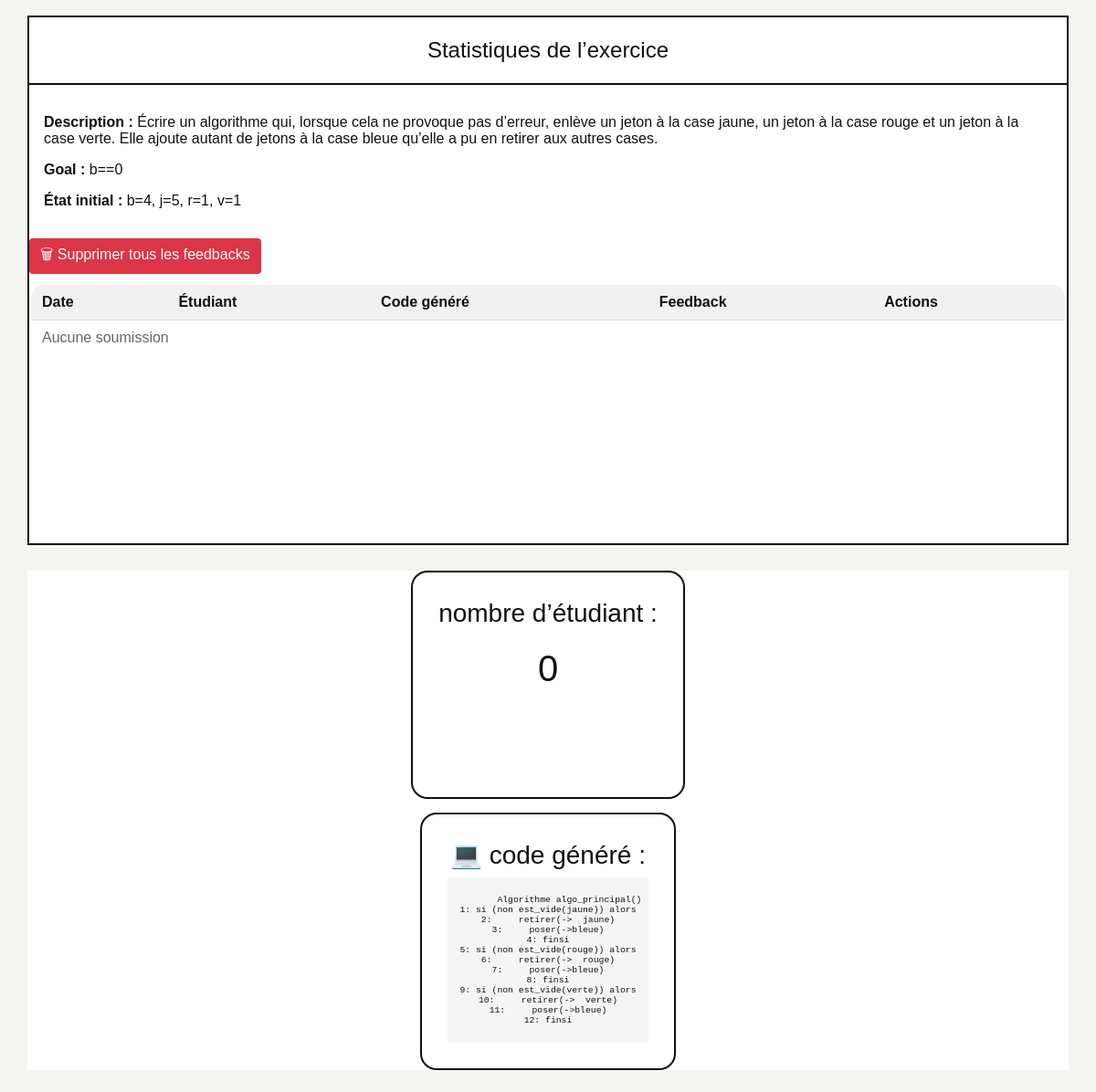
The app's page /teacher/session/7 (signed in, lower part), older data.
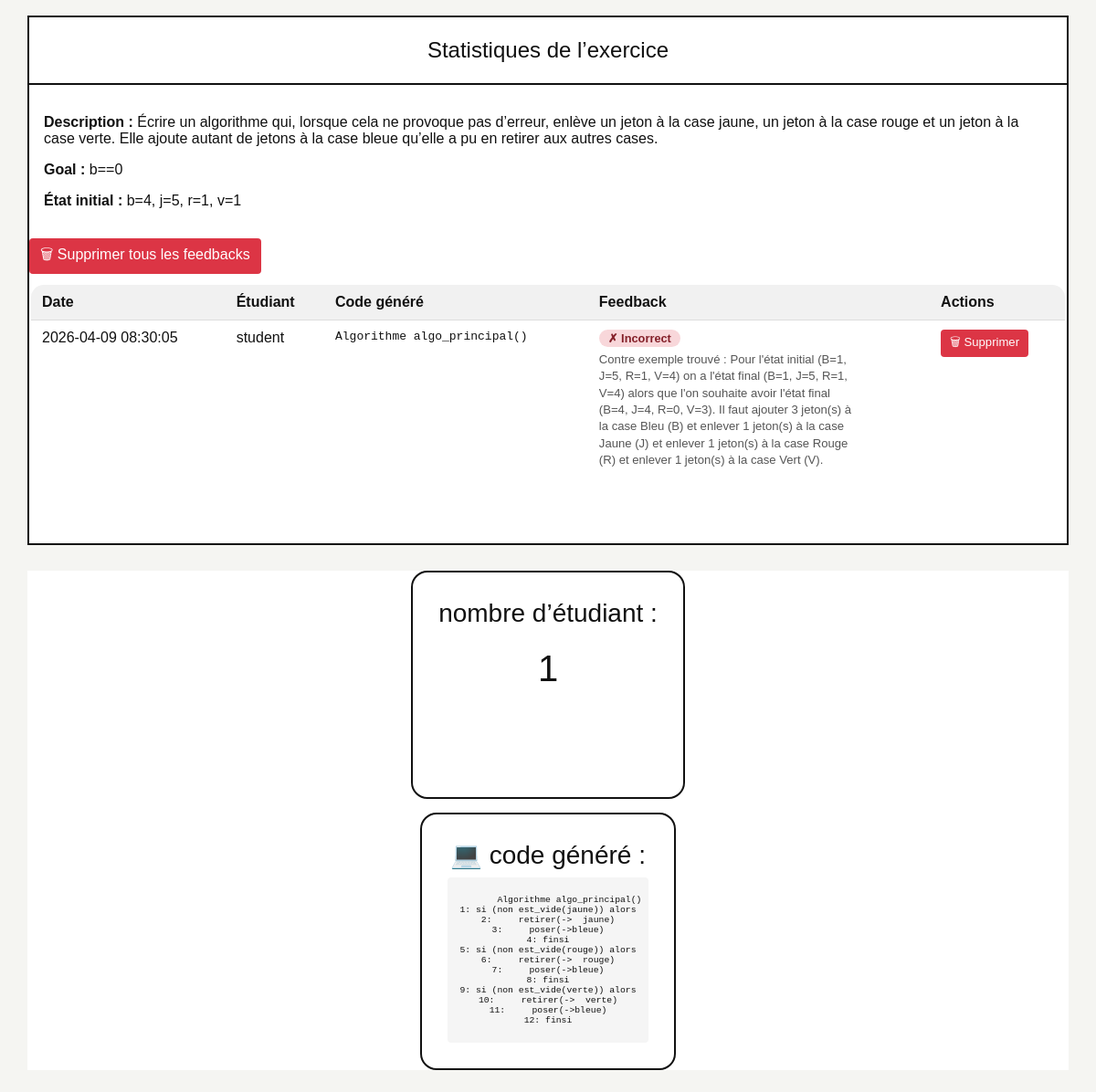
The same page, newer data.
### tables this page shows
CREATE TABLE submissions (
        id INTEGER PRIMARY KEY AUTOINCREMENT,
        exercise_id INTEGER NOT NULL,
        student_id INTEGER NOT NULL,
        blocks_json TEXT NOT NULL,
        generated_code TEXT NOT NULL,
        feedback_json TEXT,
        is_correct INTEGER NOT NULL DEFAULT 0,
        created_at DATETIME DEFAULT CURRENT_TIMESTAMP,
        FOREIGN KEY (exercise_id) REFERENCES exercises(id),
        FOREIGN KEY (student_id) REFERENCES users(id)
    );

CREATE TABLE users (
        id INTEGER PRIMARY KEY AUTOINCREMENT,
        username TEXT UNIQUE NOT NULL,
        password TEXT NOT NULL,
        role TEXT NOT NULL CHECK(role IN ('teacher','student'))
    );

### app.py (the view)
@app.route('/teacher/session/<int:exercise_id>')
@login_required('teacher')
def teacher_session(exercise_id):
    ex, _ = get_exercise(exercise_id)
    if not ex:
        return redirect(url_for('teacher_dashboard'))
    db = get_db()
    rows = db.execute('''
        SELECT s.*, u.username FROM submissions s JOIN users u ON u.id=s.student_id WHERE exercise_id=? ORDER BY created_at DESC
    ''', (exercise_id,)).fetchall()
    submissions = []
    for row in rows:
        s = dict(row)
        try:
            s['feedback'] = json.loads(s['feedback_json']) if s['feedback_json'] else {}
        except Exception:
            s['feedback'] = {}
        submissions.append(s)
    problem = json.loads(ex['problem_json'])
    pseudocode = problem.get('pseudocode_reference', '')
    return render_template('teacher_session.html',exercise=ex,submissions=submissions,pseudocode=pseudocode)

### app.py (called while the page is built)
def get_db():
    if 'db' not in g:
        g.db = sqlite3.connect(DB_PATH)
        g.db.row_factory = sqlite3.Row
    return g.db

def login_required(role=None):
    def deco(fn):
        @wraps(fn)
        def wrapper(*args, **kwargs):
            if 'user_id' not in session:
                return redirect(url_for('login'))
            if role and session.get('role') != role:
                return redirect(url_for('index'))
            return fn(*args, **kwargs)
        return wrapper
    return deco

def get_exercise(exercise_id: int):
    db = get_db()
    ex = db.execute('SELECT * FROM exercises WHERE id=?', (exercise_id,)).fetchone()
    rules = db.execute('SELECT * FROM exercise_rules WHERE exercise_id=? ORDER BY position,id', (exercise_id,)).fetchall()
    return ex, rules

### templates/teacher_session.html (shortened to what this page needs)
{% extends 'base.html' %}
{% block content %}
<div class="session-layout">
  <section class="stats-panel">
    <div class="panel-title">Statistiques de l’exercice</div>
    <div class="exercise-meta">
      <p><b>Description :</b> {{ exercise.description }}</p>
      <p><b>Goal :</b> {{ exercise.goal_condition }}</p>
      <p><b>État initial :</b> b={{ exercise.init_b }}, j={{ exercise.init_j }}, r={{ exercise.init_r }}, v={{
        exercise.init_v }}</p>
    </div>
    <button id="delete-all-btn"
      style="background:#dc3545;color:white;border:none;padding:6px 12px;border-radius:4px;cursor:pointer;margin-bottom:10px;">
      🗑 Supprimer tous les feedbacks
    </button>
    <table class="data-table">
      <thead>
        <tr>
          <th>Date</th>
          <th>Étudiant</th>
          <th>Code généré</th>
          <th>Feedback</th>
          <th>Actions</th>
        </tr>
      </thead>
      <tbody>
        {% for s in submissions %}
        <tr id="row-{{ s.id }}">
          <td>{{ s.created_at }}</td>
          <td>{{ s.username }}</td>
          <td>
            <pre class="mini-pre">{{ s.generated_code }}</pre>
          </td>
          <td>
            {% if s.feedback.contre_exemple %}
            <span class="feedback-badge feedback-error">✗ Incorrect</span>
            <div class="feedback-detail">{{ s.feedback.contre_exemple }}</div>
            {% elif s.feedback %}
            <span class="feedback-badge feedback-ok">✓ Code correct</span>
            {% else %}
            <span class="feedback-badge feedback-pending">—</span>
            {% endif %}
          </td>
          <td>
            <button class="delete-submission-btn" data-id="{{ s.id }}"
              style="background:#dc3545;color:white;border:none;padding:4px 10px;border-radius:4px;cursor:pointer;font-size:0.82em;">
              🗑 Supprimer
            </button>
          </td>
        </tr>
        {% else %}
        <tr>
          <td colspan="5" class="muted">Aucune soumission</td>
        </tr>
        {% endfor %}
      </tbody>
    </table>
  </section>
  <aside class="students-panel">
    <div class="students-box">
      <div class="students-label">nombre d’étudiant :</div>
      <div class="students-value">{{ submissions|length }}</div>
    </div>
    <div class="students-box">
      <div class="students-label">💻 code généré :</div>
      <div style="
      background:#f5f5f5;
      padding:8px;
      border-radius:4px;
      margin-top:8px;
      max-height:200px;
      overflow:auto;
      font-family:monospace;
      font-size:0.75em;
      white-space:pre-wrap;
      word-break:break-word;
    ">
        {{ pseudocode }}
      </div>
    </div>
  </aside>
  {% endblock %}

Row changes from the older to the newer data that the page shows:
added submissions: created_at "2026-04-09 08:30:05", username "student", generated_code "Algorithme algo_principal()", feedback.contre_exemple "Contre exemple trouvé : Pour l'état initial (B=1, J=5, R=1, V=4) on a l'état final (B=1, J=5, R=1, V=4) alors que l'on souhaite avoir l'état final (B=4, J=4, R=0, V=3). Il faut ajouter 3 jeton(s) à la case Bleu (B) et enlever 1 jeton(s) à la case Jaune (J) et enlever 1 jeton(s) à la case Rouge (R) et enlever 1 jeton(s) à la case Vert (V)."
Text that changed along with them:
{{ submissions|length }}: "0" → "1"
text no longer shown: "Aucune soumission"
